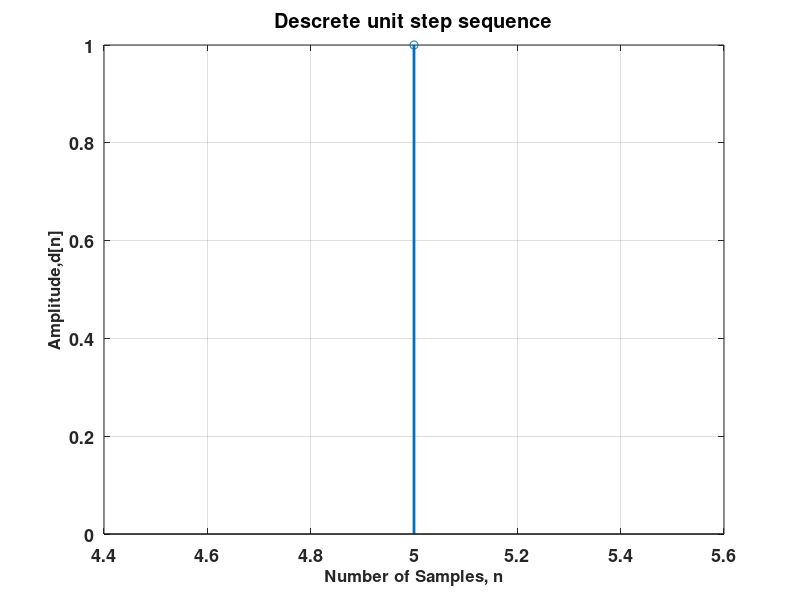

Recreate this plot in MATLAB.
clc
clear all

N1=input('enter the start of signal')
N2=input('enter the end of signal')
N3=input('enter sampling interval')
n=N1:N3:N2
N=length(n)

D=[zeros(1,(N-1)/2),1,ones(1,(N-1)/2)]
figure(2)
stem(n,D,'linewidth',2)
set (gca, 'fontsize',13,'fontweight','bold')
title('Descrete unit step sequence')
xlabel('Number of Samples, n','fontsize',12,'fontweight','bold')
ylabel('Amplitude,d[n]','fontsize',12,'fontweight','bold')
grid on
